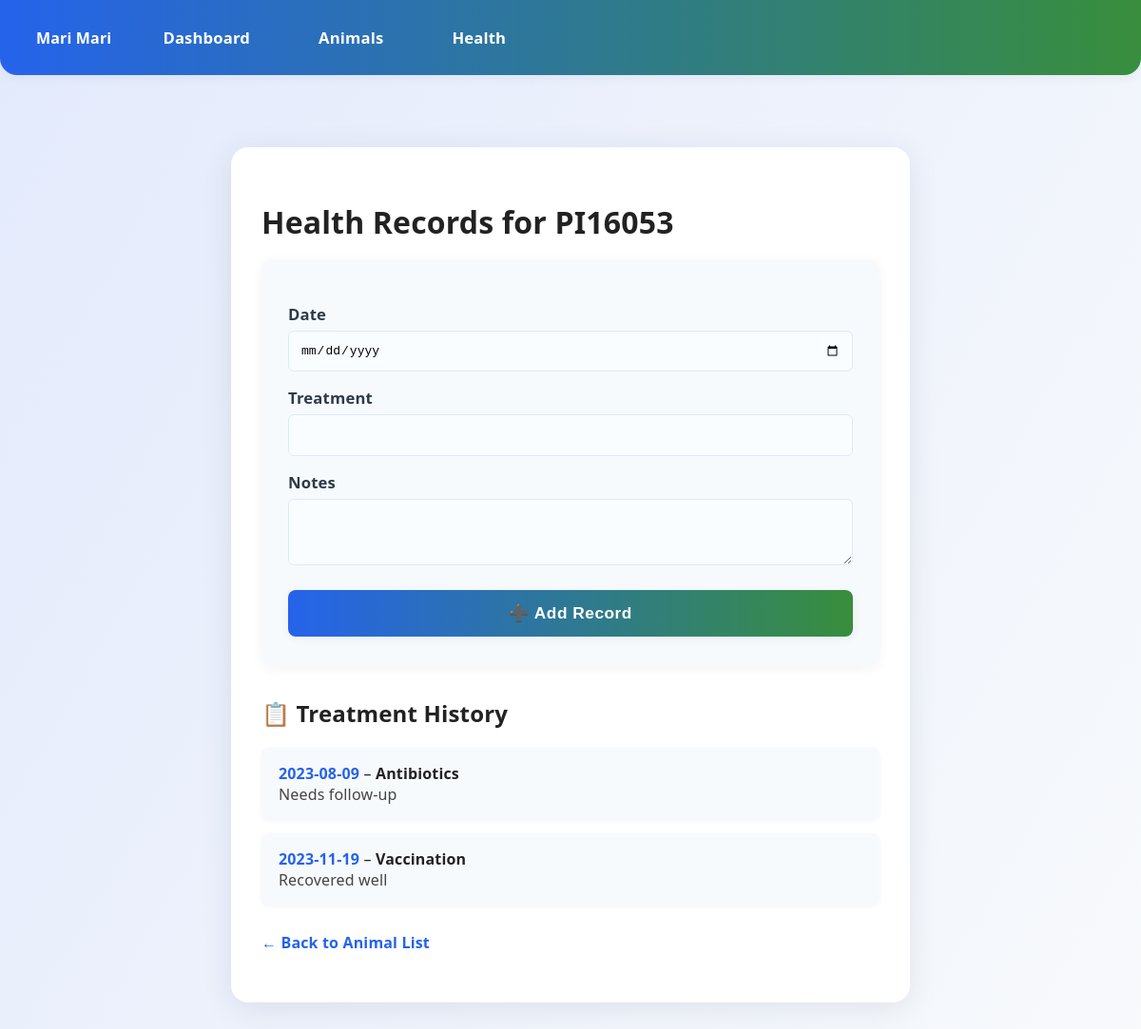
The app's page /animals/32/health with its own data.
### models/settings.py (models this page shows)
class AppSettings(db.Model):
    __tablename__ = "app_settings"
    id = db.Column(db.Integer, primary_key=True)
    farm_name = db.Column(db.String(128), default="My Farm")

### models/animal.py (models this page shows)
class Animal(db.Model):
    __tablename__ = 'animal'
    id = db.Column(db.Integer, primary_key=True)
    tag_number = db.Column(db.String(50), unique=True, nullable=False)
    species = db.Column(db.String(50))
    breed = db.Column(db.String(50))
    sex = db.Column(db.String(10))
    date_of_birth = db.Column(db.Date)
    status = db.Column(db.String(20))

### models/health_record.py (models this page shows)
class HealthRecord(db.Model):
    id = db.Column(db.Integer, primary_key=True)
    animal_id = db.Column(db.Integer, db.ForeignKey('animal.id'), nullable=False)
    date = db.Column(db.Date, default=datetime.utcnow)
    treatment = db.Column(db.String(100))
    notes = db.Column(db.Text)
    animal = db.relationship(Animal, backref='health_records')

### app.py (the view, shortened to what this page needs)
@app.route("/animals/<int:animal_id>/health", methods=["GET", "POST"])
def animal_health(animal_id):
    animal = Animal.query.get_or_404(animal_id)
    return render_template("animal_health.html", animal=animal, settings=get_settings())

### app.py (called while the page is built)
@app.before_request
def create_tables():
    try:
        if not AppSettings.query.first():
            default_settings = AppSettings(farm_name="My Farm")
            db.session.add(default_settings)
            db.session.commit()
        admin_user = User.query.filter_by(username="admin").first()
        if not admin_user:
            admin = User(username="admin", email="admin@example.com", role="admin")
            admin.set_password("pass123")
            db.session.add(admin)
            db.session.commit()
            print("[DEBUG] Admin user created with username 'admin' and password 'pass123'. Hash:", admin.password_hash)
        else:
            print(f"[DEBUG] Admin user already exists. Username: {admin_user.username}, Hash: {admin_user.password_hash}")
    except Exception as e:
        print(f"[DEBUG] Exception in create_tables: {e}")
        pass

@app.before_request
def load_logged_in_user():
    user_id = session.get("user_id")
    g.current_user = db.session.get(User,user_id) if user_id else None

def get_settings():
    try:
        return AppSettings.query.first()
    except Exception:
        return None

@app.context_processor
def inject_globals():
    return dict(settings=get_settings(), get_flashed_messages=get_flashed_messages)

### templates/animal_health.html (shortened to what this page needs)
{% extends "base.html" %}
{% block content %}
  <div class="container">
    <h1 style="margin-bottom: 18px;">Health Records for {{ animal.tag_number }}</h1>
    <form method="POST" class="form-card">
        <label>Date</label>
        <input name="date" type="date" required>
        <label>Treatment</label>
        <input name="treatment" required>
        <label>Notes</label>
        <textarea name="notes"></textarea>
        <button type="submit">➕ Add Record</button>
    </form>
    <h2 style="margin-top: 32px;">📋 Treatment History</h2>
    <ul style="list-style: none; padding: 0; margin: 0;">
        {% for record in animal.health_records %}
        <li style="background: #f7fafd; border-radius: 8px; margin-bottom: 14px; padding: 16px 18px; box-shadow: 0 1px 4px rgba(44,62,80,0.05);">
            <strong style="color:#2563eb;">{{ record.date }}</strong> – <span style="font-weight:600;">{{ record.treatment }}</span><br>
            <span style="color:#444;">{{ record.notes }}</span>
        </li>
        {% else %}
        <p>No health records yet.</p>
        {% endfor %}
    </ul>
    <p style="margin-top: 28px;"><a class="nav-link" href="/animals">← Back to Animal List</a></p>
  </div>
{% endblock %}

### templates/base.html (shortened to what this page needs)
<!DOCTYPE html>
<html>
<head>
  <link rel="stylesheet" href="/static/style.css">
</head>
<body>
  <div class="navbar">
    <div class="nav-left">
      <span style="font-weight:700; color:#fff; margin-right:18px;">
        {{ (settings.farm_name if settings is defined else "Farm Manager") }}
      </span>
      <a href="/dashboard">Dashboard</a>
      <a href="/animals">Animals</a>
      <a href="/health-records">Health</a>
    </div>
  </div>
  <div class="content">
    {% block content %}{% endblock %}
  </div>
</body>
</html>

### static/style.css (style rules this page uses)
body { min-height: 100vh; font-family: 'Segoe UI', 'Roboto', Arial, sans-serif; background: linear-gradient(120deg, #e3eafc 0%, #f8fafc 100%); margin: 0; padding: 0; color: #222; letter-spacing: 0.01em; }
.container { max-width: 650px; margin: 48px auto; padding: 36px 32px; background: #fff; box-shadow: 0 6px 32px rgba(44,62,80,0.10); border-radius: 18px; }
.form-card { display: flex; flex-direction: column; background: #f7fafd; border-radius: 12px; padding: 32px 28px; box-shadow: 0 2px 12px rgba(44,62,80,0.06); }
label { margin: 14px 0 6px; color: #2d3a4a; font-weight: 600; font-size: 1.04em; letter-spacing: 0.01em; }
input, select, textarea { padding: 12px; font-size: 1em; border: 1.5px solid #dbeafe; border-radius: 6px; background: #fafdff; margin-bottom: 2px; transition: border 0.2s; outline: none; box-sizing: border-box; }
textarea { min-height: 70px; resize: vertical; }
button { margin-top: 24px; padding: 14px 0; background: linear-gradient(90deg, #2563eb 0%, #388e3c 100%); color: white; font-weight: 700; font-size: 1.08em; border: none; border-radius: 8px; cursor: pointer; box-shadow: 0 2px 8px rgba(44,62,80,0.07); transition: background 0.2s, box-shadow 0.2s; letter-spacing: 0.03em; }
a.nav-link { color: #2563eb; text-decoration: none; font-weight: 600; transition: color 0.18s; }
.navbar { display: flex; justify-content: space-between; align-items: center; background: linear-gradient(90deg, #2563eb 0%, #388e3c 100%); padding: 18px 38px; border-radius: 0 0 18px 18px; box-shadow: 0 2px 12px rgba(44,62,80,0.07); }
.navbar a { color: #fff; text-decoration: none; font-weight: 700; margin: 0 14px; padding: 10px 22px; border-radius: 8px; transition: background 0.2s, color 0.2s; font-size: 1.04em; letter-spacing: 0.01em; }
.nav-left, .nav-right { display: flex; align-items: center; }
.content { padding: 28px 0; max-width: 900px; margin: 0 auto; }

### templates/base.html (style rules this page uses)
body { background: linear-gradient(120deg, #e3eafc 0%, #f8fafc 100%); min-height: 100vh; }
.content { max-width: 900px; margin: 0 auto; padding: 28px 0; }

### records on screen
AppSettings: farm_name "Mari Mari"
Animal: tag_number "PI16053"
HealthRecord: date "2023-08-09", treatment "Antibiotics", notes "Needs follow-up"
HealthRecord: date "2023-11-19", treatment "Vaccination", notes "Recovered well"
